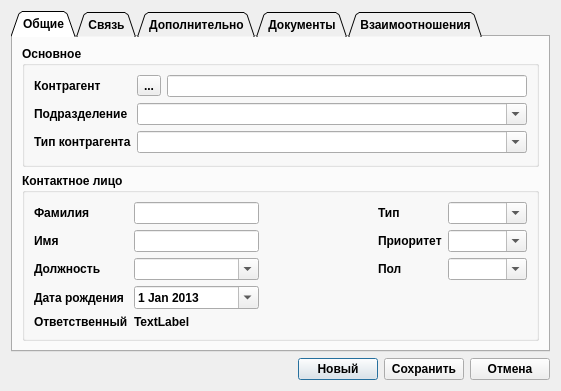
<?xml version="1.0" encoding="UTF-8"?>
<ui version="4.0">
 <class>ContactsDialog</class>
 <widget class="QDialog" name="ContactsDialog">
  <property name="geometry">
   <rect>
    <x>0</x>
    <y>0</y>
    <width>561</width>
    <height>377</height>
   </rect>
  </property>
  <property name="sizePolicy">
   <sizepolicy hsizetype="Fixed" vsizetype="Fixed">
    <horstretch>0</horstretch>
    <verstretch>0</verstretch>
   </sizepolicy>
  </property>
  <property name="minimumSize">
   <size>
    <width>561</width>
    <height>0</height>
   </size>
  </property>
  <property name="maximumSize">
   <size>
    <width>561</width>
    <height>16777215</height>
   </size>
  </property>
  <property name="windowTitle">
   <string>Dialog</string>
  </property>
  <property name="modal">
   <bool>false</bool>
  </property>
  <layout class="QGridLayout" name="gridLayout">
   <item row="0" column="0">
    <widget class="QTabWidget" name="tabWidget">
     <property name="font">
      <font>
       <family>Arial</family>
       <pointsize>9</pointsize>
       <weight>75</weight>
       <bold>true</bold>
      </font>
     </property>
     <property name="tabPosition">
      <enum>QTabWidget::North</enum>
     </property>
     <property name="tabShape">
      <enum>QTabWidget::Triangular</enum>
     </property>
     <property name="currentIndex">
      <number>0</number>
     </property>
     <property name="documentMode">
      <bool>false</bool>
     </property>
     <widget class="QWidget" name="tabGeneral">
      <attribute name="title">
       <string>Общие</string>
      </attribute>
      <layout class="QGridLayout" name="gridLayout_7">
       <item row="0" column="0">
        <widget class="QGroupBox" name="groupBoxMain">
         <property name="title">
          <string>Основное</string>
         </property>
         <property name="flat">
          <bool>false</bool>
         </property>
         <layout class="QGridLayout" name="gridLayout_8">
          <item row="0" column="0">
           <widget class="QLabel" name="labelContractor">
            <property name="font">
             <font>
              <family>Arial</family>
              <pointsize>9</pointsize>
              <weight>75</weight>
              <bold>true</bold>
             </font>
            </property>
            <property name="text">
             <string>Контрагент</string>
            </property>
           </widget>
          </item>
          <item row="0" column="2">
           <widget class="QLineEdit" name="lineEditContractor">
            <property name="readOnly">
             <bool>true</bool>
            </property>
           </widget>
          </item>
          <item row="1" column="0">
           <widget class="QLabel" name="labelSubdivision">
            <property name="font">
             <font>
              <family>Arial</family>
              <pointsize>9</pointsize>
              <weight>75</weight>
              <bold>true</bold>
             </font>
            </property>
            <property name="text">
             <string>Подразделение</string>
            </property>
           </widget>
          </item>
          <item row="1" column="1" colspan="2">
           <widget class="QComboBox" name="comboSubdivision">
            <property name="editable">
             <bool>true</bool>
            </property>
           </widget>
          </item>
          <item row="2" column="0">
           <widget class="QLabel" name="labelContractorType">
            <property name="font">
             <font>
              <family>Arial</family>
              <pointsize>9</pointsize>
              <weight>75</weight>
              <bold>true</bold>
             </font>
            </property>
            <property name="text">
             <string>Тип контрагента</string>
            </property>
           </widget>
          </item>
          <item row="2" column="1" colspan="2">
           <widget class="QComboBox" name="comboContractorType">
            <property name="editable">
             <bool>true</bool>
            </property>
           </widget>
          </item>
          <item row="0" column="1">
           <widget class="QToolButton" name="buttonContractor">
            <property name="text">
             <string>...</string>
            </property>
           </widget>
          </item>
         </layout>
        </widget>
       </item>
       <item row="1" column="0">
        <widget class="QGroupBox" name="groupBoxContactName">
         <property name="title">
          <string>Контактное лицо</string>
         </property>
         <layout class="QGridLayout" name="gridLayout_2">
          <item row="3" column="1">
           <widget class="QDateEdit" name="dateBirth">
            <property name="dateTime">
             <datetime>
              <hour>0</hour>
              <minute>0</minute>
              <second>0</second>
              <year>2013</year>
              <month>1</month>
              <day>1</day>
             </datetime>
            </property>
            <property name="calendarPopup">
             <bool>true</bool>
            </property>
           </widget>
          </item>
          <item row="4" column="1">
           <widget class="QLabel" name="labelResponsibleUser">
            <property name="text">
             <string>TextLabel</string>
            </property>
           </widget>
          </item>
          <item row="2" column="0">
           <widget class="QLabel" name="labelPosition">
            <property name="text">
             <string>Должность</string>
            </property>
           </widget>
          </item>
          <item row="1" column="4">
           <widget class="QComboBox" name="comboPriorityType">
            <property name="editable">
             <bool>true</bool>
            </property>
           </widget>
          </item>
          <item row="1" column="1">
           <widget class="QLineEdit" name="lineEditName"/>
          </item>
          <item row="3" column="0">
           <widget class="QLabel" name="labelDateBirth">
            <property name="text">
             <string>Дата рождения</string>
            </property>
           </widget>
          </item>
          <item row="0" column="0">
           <widget class="QLabel" name="labelSurName">
            <property name="text">
             <string>Фамилия</string>
            </property>
           </widget>
          </item>
          <item row="1" column="0">
           <widget class="QLabel" name="labelName">
            <property name="text">
             <string>Имя</string>
            </property>
           </widget>
          </item>
          <item row="0" column="3">
           <widget class="QLabel" name="labelContactType">
            <property name="text">
             <string>Тип</string>
            </property>
           </widget>
          </item>
          <item row="2" column="3">
           <widget class="QLabel" name="labelSex">
            <property name="text">
             <string>Пол</string>
            </property>
           </widget>
          </item>
          <item row="2" column="4">
           <widget class="QComboBox" name="comboSex">
            <property name="editable">
             <bool>true</bool>
            </property>
           </widget>
          </item>
          <item row="0" column="1">
           <widget class="QLineEdit" name="lineEditSurName"/>
          </item>
          <item row="2" column="1">
           <widget class="QComboBox" name="comboPosition">
            <property name="editable">
             <bool>true</bool>
            </property>
           </widget>
          </item>
          <item row="0" column="2">
           <spacer name="horizontalSpacer_2">
            <property name="orientation">
             <enum>Qt::Horizontal</enum>
            </property>
            <property name="sizeType">
             <enum>QSizePolicy::Expanding</enum>
            </property>
            <property name="sizeHint" stdset="0">
             <size>
              <width>40</width>
              <height>20</height>
             </size>
            </property>
           </spacer>
          </item>
          <item row="0" column="4">
           <widget class="QComboBox" name="comboContactType">
            <property name="editable">
             <bool>true</bool>
            </property>
           </widget>
          </item>
          <item row="1" column="3">
           <widget class="QLabel" name="labelPriorityType">
            <property name="text">
             <string>Приоритет</string>
            </property>
           </widget>
          </item>
          <item row="4" column="0">
           <widget class="QLabel" name="labelResponsible">
            <property name="text">
             <string>Ответственный</string>
            </property>
           </widget>
          </item>
         </layout>
        </widget>
       </item>
      </layout>
     </widget>
     <widget class="QWidget" name="tabConnection">
      <attribute name="title">
       <string>Связь</string>
      </attribute>
      <layout class="QGridLayout" name="gridLayout_9">
       <item row="3" column="0" alignment="Qt::AlignLeft">
        <widget class="QLabel" name="labelCity">
         <property name="text">
          <string>Город</string>
         </property>
        </widget>
       </item>
       <item row="3" column="1">
        <widget class="QLineEdit" name="lineEditCity"/>
       </item>
       <item row="0" column="0" colspan="8">
        <widget class="QTreeView" name="treeViewConnection"/>
       </item>
       <item row="3" column="4">
        <widget class="QLineEdit" name="lineEditICQ"/>
       </item>
       <item row="5" column="1">
        <widget class="QLineEdit" name="lineEditAddress"/>
       </item>
       <item row="5" column="0" alignment="Qt::AlignLeft">
        <widget class="QLabel" name="labelAddress">
         <property name="text">
          <string>Адрес</string>
         </property>
        </widget>
       </item>
       <item row="3" column="6">
        <widget class="QLineEdit" name="lineEditSIP"/>
       </item>
       <item row="3" column="5">
        <widget class="QLabel" name="labelSIP">
         <property name="text">
          <string>SIP</string>
         </property>
        </widget>
       </item>
       <item row="5" column="4">
        <widget class="QLineEdit" name="lineEditSkype"/>
       </item>
       <item row="5" column="3">
        <widget class="QLabel" name="labelSkype">
         <property name="text">
          <string>Skype</string>
         </property>
        </widget>
       </item>
       <item row="3" column="3" alignment="Qt::AlignHCenter">
        <widget class="QLabel" name="labelICQ">
         <property name="text">
          <string>ICQ</string>
         </property>
        </widget>
       </item>
       <item row="5" column="6">
        <widget class="QCheckBox" name="checkGeneralContact">
         <property name="text">
          <string>Основной контакт</string>
         </property>
        </widget>
       </item>
      </layout>
     </widget>
     <widget class="QWidget" name="m_tabAdditionally">
      <attribute name="title">
       <string>Дополнительно</string>
      </attribute>
      <layout class="QGridLayout" name="gridLayout_3">
       <item row="0" column="0" colspan="2">
        <widget class="QGroupBox" name="groupBoxComments">
         <property name="title">
          <string>Коментарии</string>
         </property>
         <layout class="QGridLayout" name="gridLayout_4">
          <item row="0" column="0">
           <widget class="QTextEdit" name="textEditComments"/>
          </item>
         </layout>
        </widget>
       </item>
       <item row="1" column="0">
        <widget class="QLabel" name="labelDateRegistration">
         <property name="text">
          <string>Дата регистрации</string>
         </property>
        </widget>
       </item>
       <item row="1" column="1">
        <widget class="QDateEdit" name="dateRegistration">
         <property name="calendarPopup">
          <bool>true</bool>
         </property>
        </widget>
       </item>
      </layout>
     </widget>
     <widget class="QWidget" name="m_tabDocuments">
      <attribute name="title">
       <string>Документы</string>
      </attribute>
      <layout class="QGridLayout" name="gridLayout_5">
       <item row="0" column="0">
        <widget class="QComboBox" name="comboDocumentPeriodSelect">
         <property name="editable">
          <bool>true</bool>
         </property>
        </widget>
       </item>
       <item row="0" column="1">
        <widget class="QDateEdit" name="dateDocumentPeriod">
         <property name="calendarPopup">
          <bool>true</bool>
         </property>
        </widget>
       </item>
       <item row="1" column="0" colspan="2">
        <widget class="QTreeView" name="treeViewDocument"/>
       </item>
      </layout>
     </widget>
     <widget class="QWidget" name="m_tabRelations">
      <attribute name="title">
       <string>Взаимоотношения</string>
      </attribute>
      <layout class="QGridLayout" name="gridLayout_6">
       <item row="0" column="0">
        <widget class="QComboBox" name="comboRelationsPeriodSelect">
         <property name="editable">
          <bool>true</bool>
         </property>
        </widget>
       </item>
       <item row="1" column="0">
        <widget class="QTreeView" name="treeViewRelations"/>
       </item>
      </layout>
     </widget>
    </widget>
   </item>
   <item row="1" column="0">
    <layout class="QHBoxLayout" name="horizontalLayout">
     <item>
      <spacer name="horizontalSpacer">
       <property name="orientation">
        <enum>Qt::Horizontal</enum>
       </property>
       <property name="sizeHint" stdset="0">
        <size>
         <width>40</width>
         <height>20</height>
        </size>
       </property>
      </spacer>
     </item>
     <item>
      <widget class="QPushButton" name="buttonNew">
       <property name="font">
        <font>
         <family>Arial</family>
         <pointsize>9</pointsize>
         <weight>75</weight>
         <bold>true</bold>
        </font>
       </property>
       <property name="text">
        <string>Новый</string>
       </property>
      </widget>
     </item>
     <item>
      <widget class="QPushButton" name="buttonSave">
       <property name="font">
        <font>
         <family>Arial</family>
         <pointsize>9</pointsize>
         <weight>75</weight>
         <bold>true</bold>
        </font>
       </property>
       <property name="text">
        <string>Сохранить</string>
       </property>
      </widget>
     </item>
     <item>
      <widget class="QPushButton" name="buttonCancel">
       <property name="font">
        <font>
         <family>Arial</family>
         <pointsize>9</pointsize>
         <weight>75</weight>
         <bold>true</bold>
        </font>
       </property>
       <property name="text">
        <string>Отмена</string>
       </property>
      </widget>
     </item>
    </layout>
   </item>
  </layout>
 </widget>
 <resources/>
 <connections/>
</ui>
